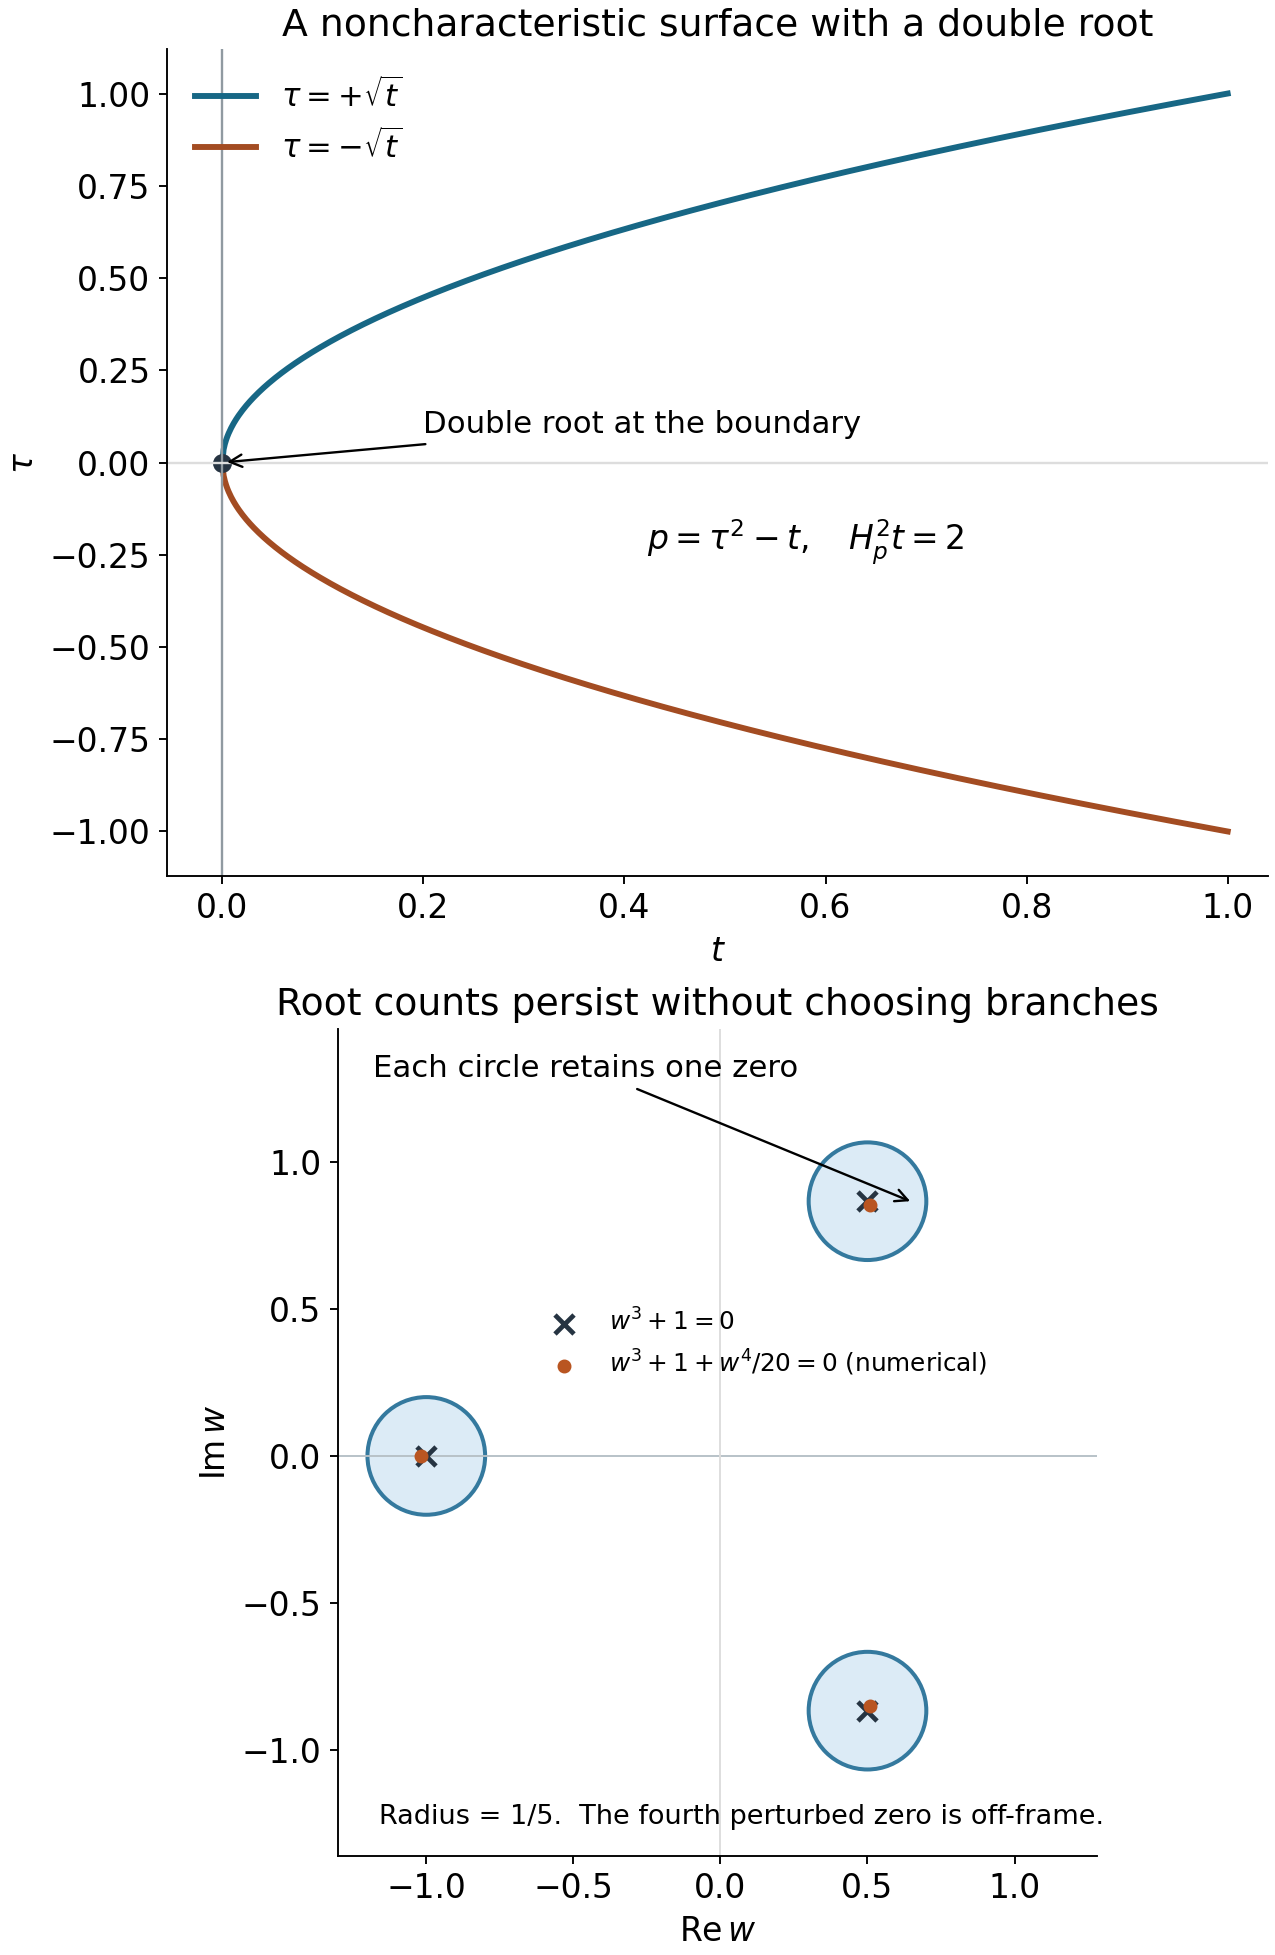

Python code for this plot:
"""Exact boundary model and zero-count circles, with explicitly numerical sample zeros. CC0."""
from pathlib import Path
import numpy as np
import matplotlib
matplotlib.use('Agg')
import matplotlib.pyplot as plt
from matplotlib.patches import Circle
HERE=Path(__file__).resolve().parent
plt.rcParams.update({'font.size':14,'axes.titlesize':16,'axes.labelsize':14,'svg.fonttype':'none'})
fig,axs=plt.subplots(2,1,figsize=(7.5,11.5),layout='constrained')
ax=axs[0];t=np.linspace(0,1,801)
ax.plot(t,np.sqrt(t),color='#176785',lw=2.5,label=r'$\tau=+\sqrt{t}$')
ax.plot(t,-np.sqrt(t),color='#a34c22',lw=2.5,label=r'$\tau=-\sqrt{t}$')
ax.plot(0,0,'o',color='#263442',ms=7)
ax.axvline(0,color='#909aa1',lw=1);ax.axhline(0,color='#ddd',lw=1)
ax.annotate('Double root at the boundary',(0,0),xytext=(.2,.08),
            arrowprops={'arrowstyle':'->'},fontsize=13)
ax.text(.58,-.15,r'$p=\tau^2-t,\quad H_p^2t=2$',ha='center',va='top',fontsize=14)
ax.set(xlim=(-.055,1.04),ylim=(-1.12,1.12),xlabel=r'$t$',ylabel=r'$\tau$',
       title='A noncharacteristic surface with a double root')
ax.legend(loc='upper left',frameon=False,fontsize=13);ax.spines[['top','right']].set_visible(False)
ax=axs[1];centers=np.array([-1+0j,.5+np.sqrt(3)*.5j,.5-np.sqrt(3)*.5j])
zeros=np.roots([.05,1,0,0,1])
for c in centers:
 ax.add_patch(Circle((c.real,c.imag),.2,fc='#dcebf6',ec='#34799e',lw=1.7))
ax.scatter(centers.real,centers.imag,c='#263442',marker='x',s=65,lw=2,zorder=3,label=r'$w^3+1=0$')
shown=zeros[np.abs(zeros)<2]
ax.scatter(shown.real,shown.imag,c='#b95521',s=24,zorder=4,label=r'$w^3+1+w^4/20=0$ (numerical)')
ax.axhline(0,color='#b6c0c6',lw=.8)
ax.axvline(0,color='#ddd',lw=.8)
ax.annotate('Each circle retains one zero',(.66,.86),xytext=(-1.18,1.29),
            arrowprops={'arrowstyle':'->'},fontsize=13)
ax.text(-1.16,-1.25,'Radius = 1/5.  The fourth perturbed zero is off-frame.',fontsize=11.5)
ax.set(xlim=(-1.3,1.28),ylim=(-1.36,1.45),xlabel=r'$\operatorname{Re}w$',ylabel=r'$\operatorname{Im}w$',
       title='Root counts persist without choosing branches')
ax.set_aspect('equal');ax.legend(loc='center',fontsize=10.5,frameon=False,bbox_to_anchor=(.56,.62))
ax.spines[['top','right']].set_visible(False)
for suffix in ['png','svg']:fig.savefig(HERE/f'boundary_roots_and_counts.{suffix}',dpi=170)
plt.close(fig)
